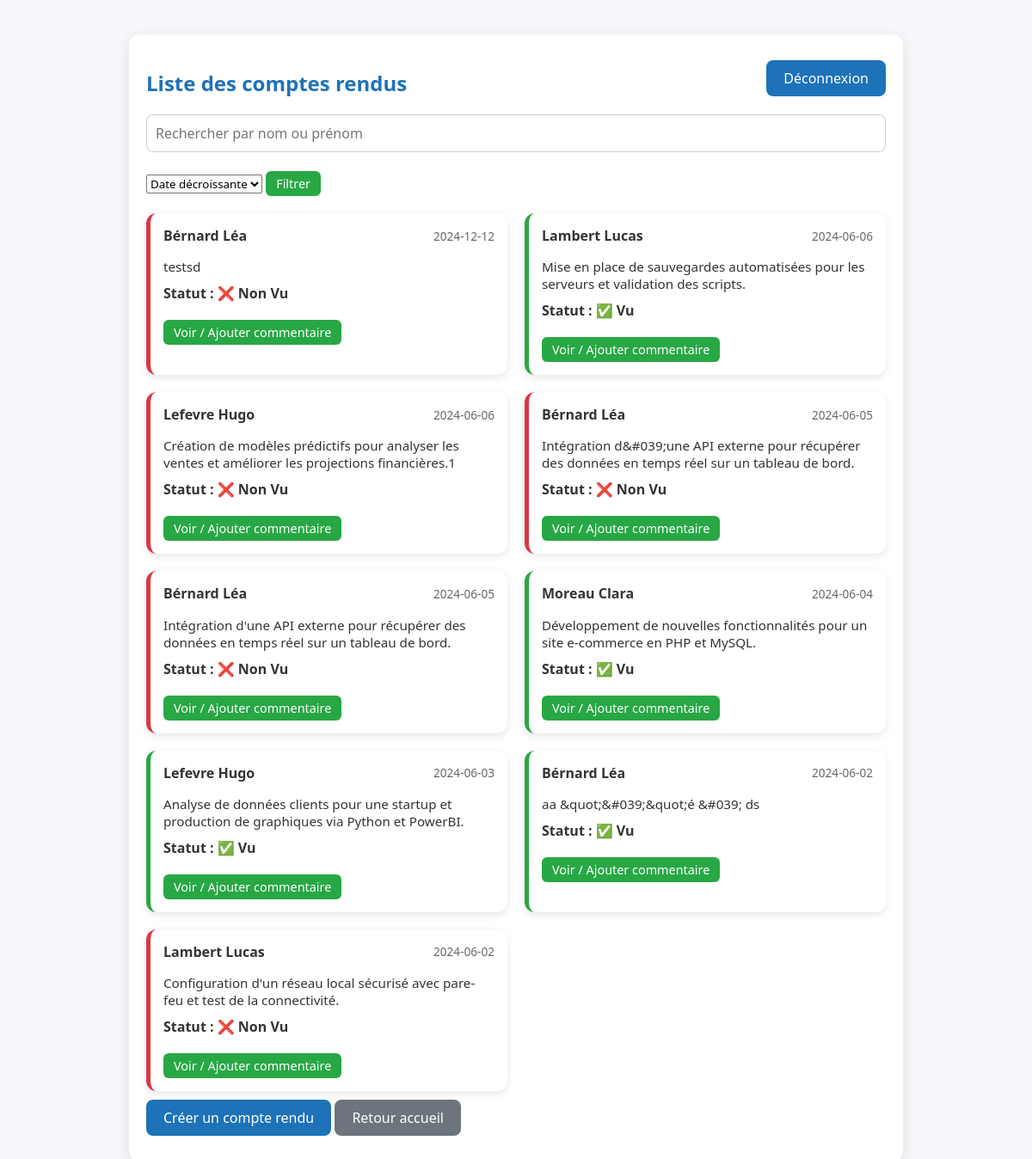
Page /stage/liste_compte_rendu.php (signed in) on the committed database.
### tables this page shows
CREATE TABLE `cr` (
  `num` bigint(20) NOT NULL,
  `date` date DEFAULT NULL,
  `description` text,
  `vu` tinyint(1) DEFAULT NULL,
  `datetime` datetime DEFAULT NULL,
  `num_utilisateur` int(11) DEFAULT NULL
);

CREATE TABLE `utilisateur` (
  `num` int(10) NOT NULL,
  `nom` varchar(100) DEFAULT NULL,
  `prenom` varchar(100) DEFAULT NULL,
  `tel` int(20) DEFAULT NULL,
  `login` varchar(100) DEFAULT NULL,
  `motdepasse` varchar(100) DEFAULT NULL,
  `type` int(1) DEFAULT NULL,
  `email` varchar(100) DEFAULT NULL,
  `option` int(1) NOT NULL COMMENT '0 pour ELEVE; 1 pour PROF',
  `num_stage` int(10) DEFAULT NULL
);

### stage/liste_compte_rendu.php (the view, shortened to what this page needs)
<?php
include '_conf.php';
$bdd = mysqli_connect($serveurBDD, $userBDD, $mdpBDD, $nomBDD);
$id = $_SESSION['id'];
$type = $_SESSION['type'];
$search = "";
$tri = $_GET['tri'] ?? 'date_desc';
$order_sql = " ORDER BY date DESC";
if ($type == 0) {
    $sql = "SELECT * FROM cr WHERE num_utilisateur = $id" . $order_sql;
} else {
    $sql = "SELECT cr.*, u.nom, u.prenom FROM cr
            INNER JOIN utilisateur u ON cr.num_utilisateur = u.num
            WHERE 1";
    $sql .= $order_sql;
}
$result = mysqli_query($bdd, $sql);
?>
<!DOCTYPE html>
<html lang="fr">
<head>
    <link rel="stylesheet" href="style.css">
</head>
<body>
<div class="container">
    <form method="post" style="text-align:right; margin-bottom:20px;">
        <button type="submit" name="byebye" class="logout-btn">Déconnexion</button>
    </form>
    <h2>Liste des comptes rendus</h2>
    <?php if($type != 0): ?>
    <form method="get" style="margin-bottom:20px;">
        <input type="text" name="search" placeholder="Rechercher par nom ou prénom" value="<?= htmlspecialchars($search) ?>">
        <select name="tri">
            <option value="date_desc" <?= $tri=='date_desc'?'selected':'' ?>>Date décroissante</option>
        </select>
        <button type="submit" class="btn-small">Filtrer</button>
    </form>
    <?php endif; ?>
    <?php if($result && mysqli_num_rows($result) > 0): ?>
        <div class="cr-grid">
            <?php while($row = mysqli_fetch_assoc($result)): ?>
                <div class="cr-card <?= $row['vu'] ? 'vu' : 'non-vu'; ?>">
                    <div class="cr-header">
                        <?php if($type != 0): ?>
                            <strong><?= htmlspecialchars($row['nom'].' '.$row['prenom']) ?></strong>
                        <?php endif; ?>
                        <span class="cr-date"><?= $row['date'] ?></span>
                    </div>
                    <p class="cr-description"><?= htmlspecialchars($row['description']) ?></p>
                    <div class="cr-status">
                        Statut : <span><?= $row['vu'] ? '✅ Vu' : '❌ Non Vu'; ?></span>
                    </div>
                    <a href="commentaire.php?cr=<?= $row['num'] ?>" class="btn-small">Voir / Ajouter commentaire</a>
                </div>
            <?php endwhile; ?>
        </div>
    <?php else: ?>
        <div class="info">Aucun compte rendu trouvé.</div>
    <?php endif; ?>
    <a href="creer_compte_rendu.php" class="btn">Créer un compte rendu</a>
    <a href="accueuil.php" class="btn-secondary">Retour accueil</a>
</div>
</body>
</html>

### stage/style.css (style rules this page uses)
* { box-sizing: border-box; font-family: 'Segoe UI', Tahoma, Geneva, Verdana, sans-serif; }
body { margin: 0; padding: 0; background: #f5f7fa; color: #333; }
a { text-decoration: none; color: #1d72b8; }
.container { max-width: 900px; margin: 40px auto; padding: 20px; background: #fff; border-radius: 12px; box-shadow: 0 4px 15px rgba(0,0,0,0.1); }
h1, h2, h3, h4 { color: #1d72b8; }
form { margin: 20px 0; }
input[type="text"], input[type="password"], input[type="email"], textarea { width: 100%; padding: 10px; margin-bottom: 12px; border: 1px solid #ccc; border-radius: 8px; font-size: 1rem; transition: border 0.3s; }
input[type="submit"], button { background: #1d72b8; color: #fff; padding: 10px 20px; border: none; border-radius: 8px; font-size: 1rem; cursor: pointer; transition: background 0.3s; }
.btn { display: inline-block; margin: 10px 0; padding: 10px 20px; background: #1d72b8; color: #fff; border-radius: 8px; transition: background 0.3s; }
.btn-small { display: inline-block; padding: 5px 12px; font-size: 0.9rem; background: #28a745; color: #fff; border-radius: 6px; margin-top: 10px; text-align: center; }
.btn-secondary { display: inline-block; padding: 10px 20px; background: #6c757d; color: #fff; border-radius: 8px; }
.logout-btn { float: right; margin-top: -10px; margin-bottom: 20px; }
.cr-grid { display: grid; grid-template-columns: repeat(auto-fill, minmax(280px, 1fr)); gap: 20px; }
.cr-card { background: #fff; border-radius: 12px; padding: 15px; box-shadow: 0 3px 10px rgba(0,0,0,0.1); transition: transform 0.2s, box-shadow 0.2s; }
.cr-card.vu { border-left: 5px solid #28a745; }
.cr-card.non-vu { border-left: 5px solid #dc3545; }
.cr-header { display: flex; justify-content: space-between; align-items: center; margin-bottom: 10px; }
.cr-date { font-size: 0.85rem; color: #666; }
.cr-description { margin-bottom: 10px; font-size: 0.95rem; }
.cr-status { font-weight: bold; margin-bottom: 10px; }

### rows in the picture
cr: num_utilisateur.prenom "Bérnard Léa", date "2024-12-12", description "testsd", shows "❌ Non Vu"
cr: num_utilisateur.prenom "Lambert Lucas", date "2024-06-06", description "Mise en place de sauvegardes automatisées pour les serveurs et validation des scripts.", vu "✅ Vu"
cr: num_utilisateur.prenom "Lefevre Hugo", date "2024-06-06", description "Création de modèles prédictifs pour analyser les ventes et améliorer les projections financières.1", vu "❌ Non Vu"
cr: num_utilisateur.prenom "Bérnard Léa", date "2024-06-05", description "Intégration d&#039;une API externe pour récupérer des données en temps réel sur un tableau de bord.", vu "❌ Non Vu"
cr: num_utilisateur.prenom "Bérnard Léa", date "2024-06-05", description "Intégration d'une API externe pour récupérer des données en temps réel sur un tableau de bord.", shows "❌ Non Vu"
cr: num_utilisateur.prenom "Moreau Clara", date "2024-06-04", description "Développement de nouvelles fonctionnalités pour un site e-commerce en PHP et MySQL.", vu "✅ Vu"
cr: num_utilisateur.prenom "Lefevre Hugo", date "2024-06-03", description "Analyse de données clients pour une startup et production de graphiques via Python et PowerBI.", vu "✅ Vu"
cr: num_utilisateur.prenom "Bérnard Léa", date "2024-06-02", description "aa &quot;&#039;&quot;é &#039; ds", vu "✅ Vu"
cr: num_utilisateur.prenom "Lambert Lucas", date "2024-06-02", description "Configuration d'un réseau local sécurisé avec pare-feu et test de la connectivité.", vu "❌ Non Vu"
